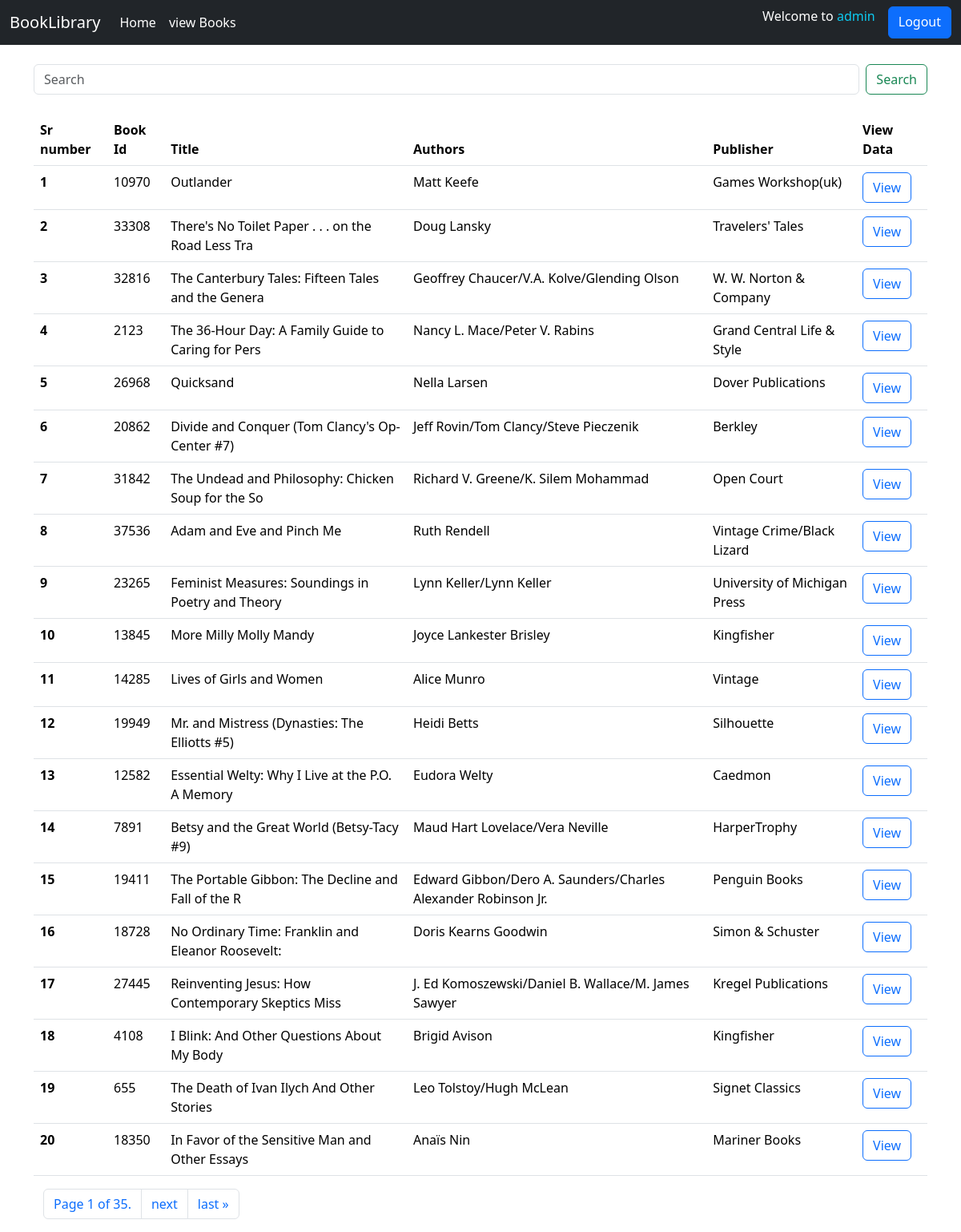
/book_view (signed in), run on the app's committed database.
### home/models.py (models this page shows)
class FetchBook(models.Model):
    book_id =  models.IntegerField(unique=False, default= 10, blank= False)
    image = models.ImageField(upload_to='images' ,default='default_image.jpg')
    title = models.CharField(max_length=10000, blank=False)
    publication_date =  models.CharField(max_length=100, blank=False)
    text_reviews_count = models.IntegerField(blank=True)
    ratings_count = models.IntegerField(blank=True)
    language_code = models.CharField(max_length=100, blank=False)
    isbn =  models.CharField(max_length=100, blank=False)
    isbn13 = models.CharField(max_length=100, blank=False)
    average_rating = models.FloatField(blank=True)
    authors = models.CharField(max_length=100, blank=False)
    publisher = models.CharField(max_length=100, blank=False)
    amount = models.PositiveIntegerField(null=False, blank=False ,default=False)

### home/views.py (the view)
# urls.py: path('book_view',views.book_view, name = 'weather_view'),
@login_required(login_url="/login_user")
def book_view(request):
    queryset = FetchBook.objects.all()
    paginator = Paginator(queryset, 20)
    page_number = request.GET.get("page")
    page_obj = paginator.get_page(page_number)
    return render(request, "viewFeatchData.html", {"queryset": page_obj})

### home/templates/viewFeatchData.html (shortened to what this page needs)
{% extends "base.html" %}
{% block body %}
<div class="container my-3">
  <form class="d-flex my-4" role="search">
    <input class="form-control me-2" type="search" name ='search' placeholder="Search" aria-label="Search">
    <button class="btn btn-outline-success" type="submit">Search</button>
  </form>
    <table class="table">
        <thead>
          <tr>
            <th scope="col">Sr number</th>
            <th scope="col">Book Id</th>
            <th scope="col">Title</th>
            <th scope="col">Authors</th>
            <th scope="col">Publisher</th>
            <th scope="col">View Data</th>
          </tr>
        </thead>
        <tbody>
            {% for i in queryset%}
          <tr>
            <th scope="row">{{forloop.counter}}</th>
            <td>{{i.book_id}}</td>
            <td>{{i.title|slice:":50"}}</td>
            <td>{{i.authors}}</td>
            <td>{{i.publisher}}</td>
            <td><a href="bookDetails/{{i.book_id}}/" class = "btn btn-outline-primary"  >View </a></td>
          </tr>
          {% endfor %}
        </tbody>
      </table>
      <div class="container">
        <nav aria-label="Page navigation example">
            <ul class="pagination">
                <li class="page-item"><a class="page-link" href="#">
                        Page {{ queryset.number }} of {{ queryset.paginator.num_pages }}.
                    </a></li>
                {% if queryset.has_next %}
                <li class="page-item"><a class="page-link" href="?page={{ queryset.next_page_number }}">next</a>
                </li>
                <li class="page-item"><a class="page-link" href="?page={{ queryset.paginator.num_pages }}">last
                        &raquo;</a></li>
                {% endif %}
            </ul>
        </nav>
    </div>
</div>
{% endblock %}

### home/templates/base.html (shortened to what this page needs)
<!doctype html>
<html lang="en">
<head>
  <link href="https://cdn.jsdelivr.net/npm/bootstrap@5.3.1/dist/css/bootstrap.min.css" rel="stylesheet"
>
</head>
<body>
  <nav class="navbar navbar-expand-lg navbar-dark bg-dark">
    <div class="container-fluid">
      <a class="navbar-brand" href="#">BookLibrary</a>
      <div class="collapse navbar-collapse" id="navbarSupportedContent">
        <ul class="navbar-nav me-auto mb-2 mb-lg-0">
          <li class="nav-item">
            <a class="nav-link active" aria-current="page" href="/">Home</a>
          </li>
          {% if not request.user.is_authenticated %}
          <li class="nav-item">
            <a class="nav-link active" aria-current="page" href="signUp">signUp</a>
          </li>
          {% else %}
          <li class="nav-item">
            <a class="nav-link active" aria-current="page" href="book_view">view Books</a>
          </li>
          {% endif %}
        </ul>
        {% if request.user.is_authenticated %}
        <form class="d-flex" role="search">
          <p class="text-white mx-3 ">Welcome to <span class = 'text-info'>{{request.user}}</span></p>
          <a href="/logout_user" class="btn btn-primary">Logout</a>
        </form>
        {% else %}
        <form class="d-flex" role="search">
          <input class="form-control me-2" type="search" placeholder="Search" aria-label="Search">
          <a href="/login_user" class='btn btn-primary'>Login</a>
        </form>
        {% endif %}
      </div>
    </div>
  </nav>
  {% block body %}
  {% endblock %}
</body>
</html>

### data on the page
FetchBook: book_id "10970", title "Outlander", authors "Matt Keefe", publisher "Games Workshop(uk)"
FetchBook: book_id "33308", title "There's No Toilet Paper . . . on the Road Less Tra", authors "Doug Lansky", publisher "Travelers' Tales"
FetchBook: book_id "32816", title "The Canterbury Tales: Fifteen Tales and the Genera", authors "Geoffrey Chaucer/V.A. Kolve/Glending Olson", publisher "W. W. Norton & Company"
FetchBook: book_id "2123", title "The 36-Hour Day: A Family Guide to Caring for Pers", authors "Nancy L. Mace/Peter V. Rabins", publisher "Grand Central Life & Style"
FetchBook: book_id "26968", title "Quicksand", authors "Nella Larsen", publisher "Dover Publications"
FetchBook: book_id "20862", title "Divide and Conquer (Tom Clancy's Op-Center #7)", authors "Jeff Rovin/Tom Clancy/Steve Pieczenik", publisher "Berkley"
FetchBook: book_id "31842", title "The Undead and Philosophy: Chicken Soup for the So", authors "Richard V. Greene/K. Silem Mohammad", publisher "Open Court"
FetchBook: book_id "37536", title "Adam and Eve and Pinch Me", authors "Ruth Rendell", publisher "Vintage Crime/Black Lizard"
FetchBook: book_id "23265", title "Feminist Measures: Soundings in Poetry and Theory", authors "Lynn Keller/Lynn Keller", publisher "University of Michigan Press"
FetchBook: book_id "13845", title "More Milly Molly Mandy", authors "Joyce Lankester Brisley", publisher "Kingfisher"
FetchBook: book_id "14285", title "Lives of Girls and Women", authors "Alice Munro", publisher "Vintage"
FetchBook: book_id "19949", title "Mr. and Mistress (Dynasties: The Elliotts #5)", authors "Heidi Betts", publisher "Silhouette"
FetchBook: book_id "12582", title "Essential Welty: Why I Live at the P.O. A Memory", authors "Eudora Welty", publisher "Caedmon"
FetchBook: book_id "7891", title "Betsy and the Great World (Betsy-Tacy #9)", authors "Maud Hart Lovelace/Vera Neville", publisher "HarperTrophy"
FetchBook: book_id "19411", title "The Portable Gibbon: The Decline and Fall of the R", authors "Edward Gibbon/Dero A. Saunders/Charles Alexander Robinson Jr.", publisher "Penguin Books"
FetchBook: book_id "18728", title "No Ordinary Time: Franklin and Eleanor Roosevelt:", authors "Doris Kearns Goodwin", publisher "Simon & Schuster"
FetchBook: book_id "27445", title "Reinventing Jesus: How Contemporary Skeptics Miss", authors "J. Ed Komoszewski/Daniel B. Wallace/M. James Sawyer", publisher "Kregel Publications"
FetchBook: book_id "4108", title "I Blink: And Other Questions About My Body", authors "Brigid Avison", publisher "Kingfisher"
FetchBook: book_id "655", title "The Death of Ivan Ilych And Other Stories", authors "Leo Tolstoy/Hugh McLean", publisher "Signet Classics"
FetchBook: book_id "18350", title "In Favor of the Sensitive Man and Other Essays", authors "Anaïs Nin", publisher "Mariner Books"

### other printed values
{{ request.user }} "admin"
{{ queryset.number }} "1"
{{ queryset.paginator.num_pages }} "35"
